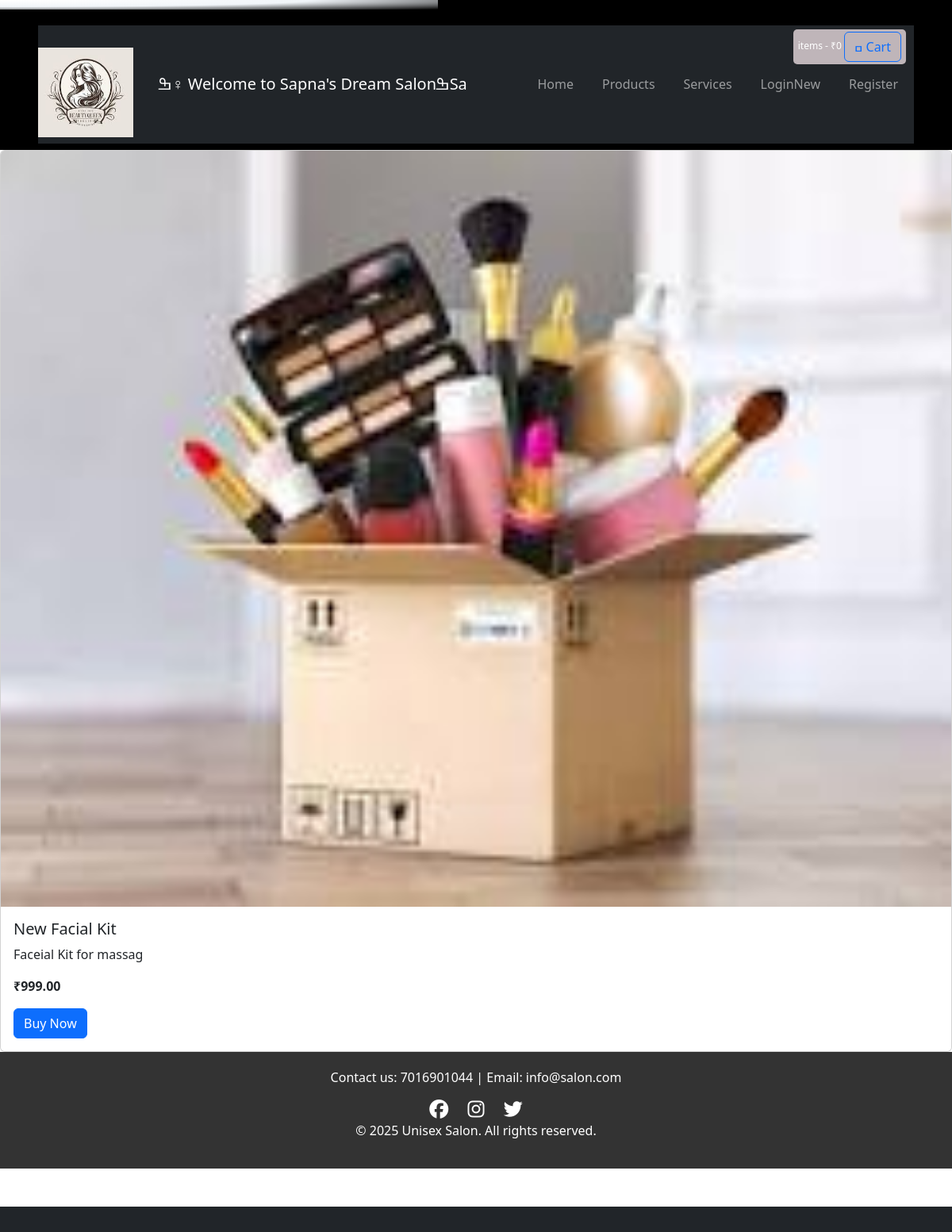
Screenshot of /product/2/ with the database file from the repository.
### core/models.py (models this page shows, shortened)
class Product(models.Model):
    name = models.CharField(max_length=100)
    description = models.TextField()
    price = models.DecimalField(max_digits=8, decimal_places=2)
    image = models.ImageField(upload_to='product_images/', blank=True, null=True)
    created_at = models.DateTimeField(auto_now_add=True)

### core/views.py (the view)
# urls.py: path('product/<int:pk>/', views.product_detail, name='product_detail'),
def product_detail(request, pk):
    product = get_object_or_404(Product, pk=pk)
    return render(request, 'products/product_detail.html', {'product': product})

### cart1/context_processors.py (called while the page is built)
def cart(request):
        console.log(f"incp")
        return {'cart': Cart1(request)}

### core/templates/products/product_detail.html
{% extends 'core/base.html' %}
{% block content %}
<div class="card">
  <img src="{{ product.image.url }}" class="card-img-top" alt="{{ product.name }}">
  <div class="card-body">
    <h5 class="card-title">{{ product.name }}</h5>
    <p class="card-text">{{ product.description }}</p>
    <p><strong>₹{{ product.price }}</strong></p>
    <a href="{% url 'checkout' product.pk %}" class="btn btn-primary">Buy Now</a>
  </div>
</div>
{% endblock %}

### static/css/home.css (style rules this page uses)
body { font-family: 'Segoe UI', sans-serif; margin: 0; padding: 0; background: #f8f8f8; color: #333; }
.card { border: 2px solid #f39c12; animation: flashBorder 2s infinite; }
.card { border-radius: 15px; transition: transform 0.3s ease; }

### rows the page displays
Product: image (picture), name "New Facial Kit", description "Faceial Kit for massag", price "999.00"
